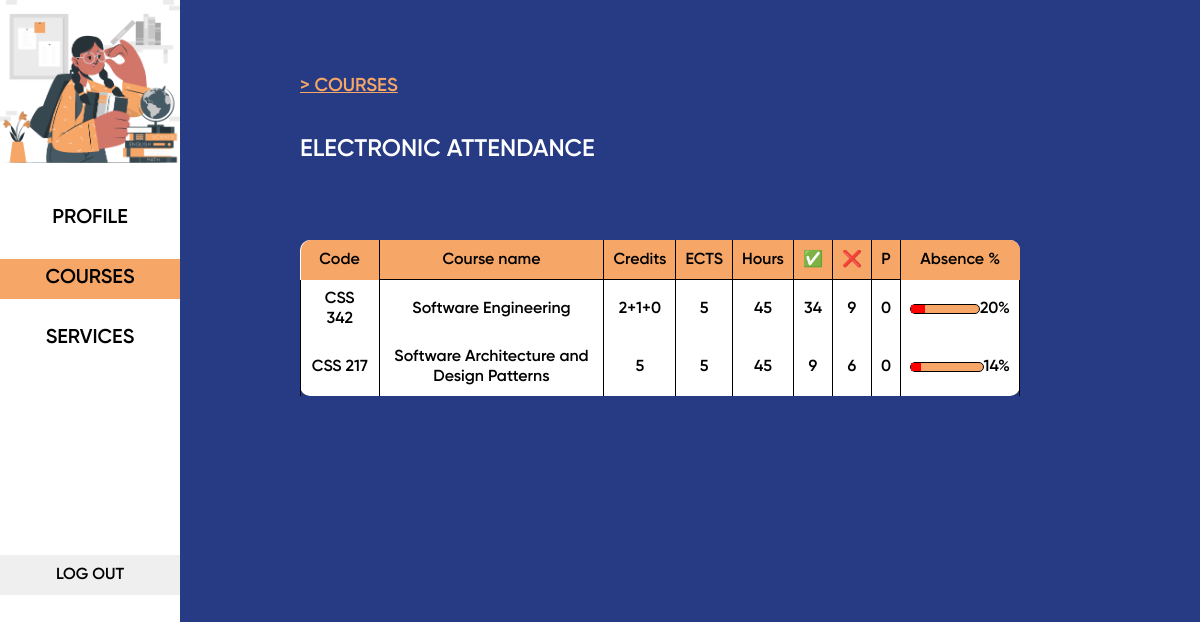
/student_courses/ (signed in), run on the app's committed database.
### attendance/models.py (models this page shows, shortened)
class specific_course(models.Model):
    course_code = models.CharField(max_length=7,blank=False)
    is_lecture=models.BooleanField(default=True,blank=False)
    specific_course_id = models.IntegerField(blank=False,default=0,unique=True)
    group = models.IntegerField(blank=False,default=0)
    course_part = models.IntegerField(blank=False,default=0)
    course_start_time = models.TimeField()
    course_start_day = models.IntegerField(blank=False,default=0) # monday is 1 , sunday is 7 etc
    registration_deadline = models.DateTimeField(default=timezone.now(), blank=False)

class course(models.Model):
    course_code = models.CharField(max_length=7,unique=True,blank=False)
    credits = models.CharField(max_length=5,blank=False)
    hours = models.IntegerField(blank=False,default=45)
    course_name = models.CharField(max_length=60,blank=False)
    ECTS = models.IntegerField(blank=False,default=5)

class attendance(models.Model):
    student_id = models.CharField(max_length=9, blank=False)
    specific_course_id = models.IntegerField(blank=False,default=0)
    status=models.IntegerField(blank=False,default=0) # 0 - is P and 1 - is attendant 2 - is absent
    weak_count = models.IntegerField(blank=False,default=0)
    att_id = models.IntegerField(blank=False,unique=True,default=0)
    date = models.DateField(blank=False, null=False)

### dashboard/views.py (the view)
# urls.py: path('student_courses/', views.student_courses, name='student_courses'),
@login_required
def student_courses(request):
    course_codes = []
    course_info = [] # it will contain array [p, present, absent]
    gen_courses_info = []
    current_date_time = timezone.localtime(timezone.now(), timezone=timezone.get_fixed_timezone(300))
    current_date = current_date_time.date()
    specific_course_ids_of_a_student = students_courses.objects.filter(student_id=request.user.student.id).values_list('specific_course_id', flat=True)
    for id_specific_course in specific_course_ids_of_a_student:
        course_of_student = specific_course.objects.filter(specific_course_id=id_specific_course).first()
        if course_of_student.course_code in course_codes:
            for i, existing in enumerate(course_codes):
                if existing == course_of_student.course_code:
                    present=len(attendance.objects.filter(student_id=request.user.student.id, specific_course_id=id_specific_course,status=1, date__lte=current_date))
                    P=len(attendance.objects.filter(student_id=request.user.student.id,specific_course_id=id_specific_course,status=0,date__lte=current_date))
                    absent=len(attendance.objects.filter(student_id=request.user.student.id,specific_course_id=id_specific_course,status=2,date__lte=current_date))
                    course_info[i][0]=course_info[i][0]+P
                    course_info[i][1]=course_info[i][1]+present
                    course_info[i][2]=course_info[i][2]+absent
                    break
        else:
            course_codes.append(course_of_student.course_code)
            present=len(attendance.objects.filter(student_id=request.user.student.id,specific_course_id=id_specific_course,status=1,date__lte=current_date))+len(attendance.objects.filter(student_id=request.user.student.id,specific_course_id=id_specific_course,status=3))
            P=len(attendance.objects.filter(student_id=request.user.student.id,specific_course_id=id_specific_course,status=0,date__lte=current_date))
            absent=len(attendance.objects.filter(student_id=request.user.student.id,specific_course_id=id_specific_course,status=2,date__lte=current_date))
            course_info.append([P,present,absent])
    for i, code in enumerate(course_codes):
        course_obj = course.objects.filter(course_code=code).first()
        gen_courses_info.append({
            "course_code":code,
            "course_name":course_obj.course_name,
            "credits":course_obj.credits,
            "ECTS":course_obj.ECTS,
            "hours":course_obj.hours,
            "present": course_info[i][1],
            "absent": course_info[i][2],
            "P":course_info[i][0],
            "absens_persentage": math.ceil((course_info[i][2]/course_obj.hours)*100)
        })
    return render(request, 'dashboard/courses_student.html', {'student_courses': gen_courses_info, 'status1':"",'status2':"active",'status3':""})

### dashboard/templates/dashboard/courses_student.html
{% extends "dashboard/student_base.html" %}
{% block content %}
<div class="courses_container"  >
    <div class="section_info">
        <div >
            <h3 onclick="window.location.href='{% url 'dashboard:student_courses'%}'" >> COURSES</h3>
        </div>
        <h2>ELECTRONIC  ATTENDANCE</h2>
    </div>
    <section class="attendance_container">
       <table class="attendance_table">
            <thead>
                <tr>
                    <th>Code</th>
                    <th>Course name</th>
                    <th>Credits</th>
                    <th>ECTS</th>
                    <th>Hours</th>
                    <th>✅</th>
                    <th>❌</th>
                    <th>P</th>
                    <th>Absence %</th>
                </tr>
            </thead>
            <tbody>
                {% for course in student_courses %}
                    <tr onclick="window.location.href='{% url 'dashboard:student_courses_specific_one' course_code=course.course_code %}'" >
                        <td>{{ course.course_code }}</td>
                        <td>{{ course.course_name }}</td>
                        <td>{{ course.credits }}</td>
                        <td>{{ course.ECTS }}</td>
                        <td>{{ course.hours }}</td>
                        <td>{{ course.present }}</td>
                        <td>{{ course.absent }}</td>
                        <td>{{ course.P }}</td>
                        <td>
                            <div class="progress-container" style="width:100px; display:flex; justify-content:space-between; align-items:center;">
                                <div style="width:80%;height:1vh;background-color: #F6A667; border: 1px solid black;border-radius:20px;">
                                    <div class="progress-bar" id="progressBar" style="background-color:red; width:{{ course.absens_persentage }}%; height:1vh" ></div>
                                </div>
                                {{ course.absens_persentage }}%
                            </div>
                        </td>
                    </tr>
                {% endfor %}
            </tbody>
        </table>
    </section>
</div>
{% endblock content %}

### static/css/student_base.css (style rules this page uses)
body,html { font-family: gilroy-600; background-color: #263B83; height: 100vh; width: 100vw; margin: 0; padding: 0; cursor: pointer; display: flex; flex-direction: row; }
.section_info { height: 30vh; margin-left: 10vw; width: 75vw; display: flex; justify-content: center; flex-direction: column; }
.section_info h2 { color:white; font-weight: lighter; font-family: gilroy-600; }
.courses_container { height: 100vh; width: 85vw; }
.section_info { height: 30vh; margin-left: 10vw; width: 75vw; display: flex; justify-content: center; flex-direction: column; color: #ffffff; }
.section_info h3 { text-decoration: underline; color:#F6A667; }
.attendance_container { max-width: 60vw; display: flex; align-items: left; margin-left: 10vw; overflow-x: scroll; overflow-y: scroll; }
.attendance_table { border-radius: 10px; background-color: #ffffff; box-shadow: 0 4px 10px rgba(0, 0, 0, 0.1); width: 100%; margin: 0 auto; border-collapse: collapse; text-align: center; color: #F6A667; flex-grow: 1; }
.attendance_table th, .attendance_table td { padding: 9px; border-left: 1px solid black; border-right: 1px solid black; }
.attendance_table th { background:#F6A667; color: #000000; border-bottom: 1px solid black; }
.attendance_table td { color:black; }
th:first-child { border-top-left-radius: 10px; width: 5vw; border: none; }
th:last-child { border-top-right-radius: 10px; border: none; }
.attendance_table { background-color: #ffffff; width: 60vw; }

### data on the page
specific_course: course_code "CSS 342"
course: course_name "Software Engineering", credits "2+1+0"
attendance: course_code "CSS 217", course_name "Software Architecture and Design Patterns", credits "5", ECTS "5", hours "45", present "9", absent "6", P "0", absens_persentage "14"

### other printed values
{{ course.ECTS }} "5"
{{ course.hours }} "45"
{{ course.present }} "34"
{{ course.absent }} "9"
{{ course.P }} "0"
{{ course.absens_persentage }} "20"
